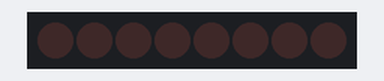
The sketch below on a simulated Arduino Uno, built with avr-gcc and run on an emulated ATmega328P. Shown: 8 shift-register outputs drawn as a row of LEDs (first output left, lit = HIGH). Wiring (inferred from the names in the program): shift register (74HC595): data pin 11; shift clock pin 12; latch pin 8. Wiring (inferred from the signals the program sends): row of LEDs: on Q0, Q1, Q2, Q3, Q4, Q5, Q6, Q7.

Above: at 0.15 s.
At 0.75 s:
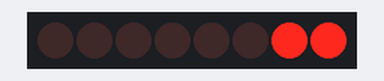
At 1.65 s:
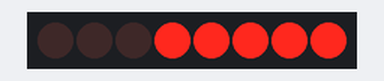
At 3.7 s:
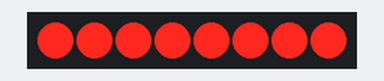
At 6.35 s:
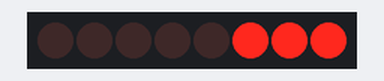
At 9.35 s:
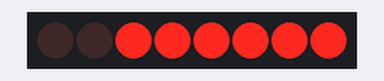
Timing chart, 0 to 9.7 s (numbered marks = the images above):
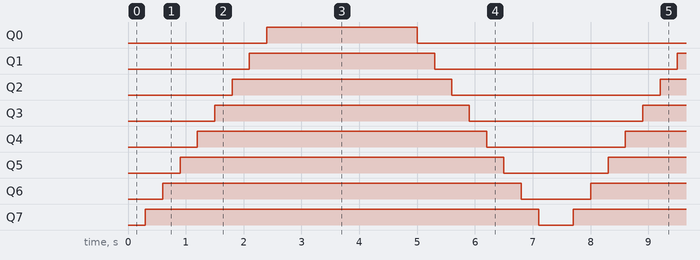

The sketch:

parte_3.ino
```cpp
//////////////////////////////////////////////////////
// NÃO TESTADO EM LABORATÓRIO, SOMENTE NO TINKERCAD //
//////////////////////////////////////////////////////

/////////////////////////////////////////////////////////////////////
// Código para ligar os LEDs e apagar em ordem inversa com 74HC595 //
/////////////////////////////////////////////////////////////////////

int pinLatch = 8;  // Pino 8 do arduino no pino 12 do 74HC595 (ST_CP)
int pinClock = 12; // Pino 12 do arduino no pino 11 do 74HC595 (SH-CP)
int pinDado = 11; // Pino 11 do arduino no pino 14 do 74HC595 (DS)
int contador[9] = {0, 1, 3, 7, 15, 31, 63, 127, 255};

void setup() {
  pinMode(pinLatch, OUTPUT);
  pinMode(pinClock, OUTPUT);
  pinMode(pinDado, OUTPUT);
}

void loop() {
  for (int i = 0; i < 9; i++) {
    // Ligando os leds nas posições decimais 1, 3, 5 e assim por diante
    digitalWrite(pinLatch, LOW); // Garantindo que o estado esteja LOW para segurar as saídas anteriores
    shiftOut(pinDado, pinClock, LSBFIRST, contador[i]);
	// Envia byte atual [i] de forma serial ligando através do bit menos significativo
    digitalWrite(pinLatch, HIGH); // Faz o Latch ficar HIGH para transferir os dados para memória do 74HC595
    delay(300);
  }
  delay(2000);
  for (int i = 8; i >= 0; i--){
    digitalWrite(pinLatch, LOW);
    shiftOut(pinDado, pinClock, LSBFIRST, contador[i]);
    digitalWrite(pinLatch, HIGH);
    delay(300);
  }
}
```

Measured:
- by itself, Q0: alternates HIGH for 2.6 s and LOW for 4.8 s
- by itself, Q1: alternates HIGH for 3.2 s and LOW for 4.2 s
- by itself, Q2: alternates HIGH for 3.8 s and LOW for 3.6 s
- by itself, Q3: alternates HIGH for 4.4 s and LOW for 3.0 s
- by itself, Q4: alternates HIGH for 5.0 s and LOW for 2.4 s
- by itself, Q5: alternates HIGH for 5.6 s and LOW for 1.8 s
- by itself, Q6: alternates HIGH for 6.2 s and LOW for 1.2 s
- by itself, Q7: alternates HIGH for 6.8 s and LOW for 0.60 s
